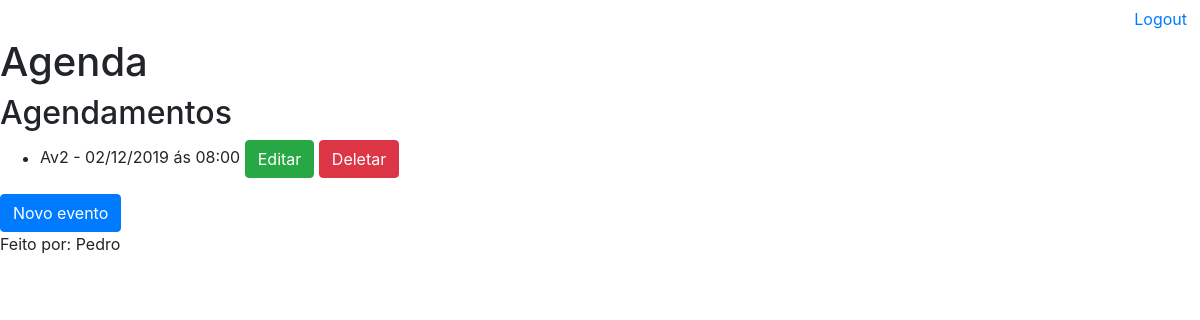
Before: /agenda/ (signed in) with the older database file.
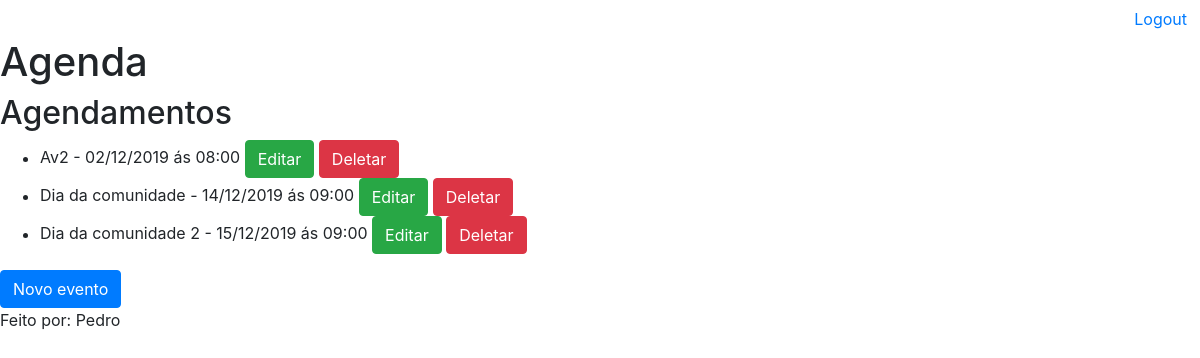
After: the same page with the newer database file.
### core/models.py (models this page shows, shortened)
class Eventos(models.Model):
    titulo = models.CharField(max_length=100)
    descricao = models.TextField(blank=True, null=True)
    dataEvento = models.DateTimeField(verbose_name='Data do Evento')
    dataCriacao = models.DateTimeField(auto_now=True,verbose_name='Data de Criação')
    local = models.CharField(max_length=100,verbose_name='Local', null=True)
    usuario = models.ForeignKey(User, on_delete=models.CASCADE)
    class Meta:
        db_table = 'evento'
    def getDataEvento(self):
        return self.dataEvento.strftime('%d/%m/%Y ás %H:%M')

### core/views.py (the view)
# urls.py: path('agenda/',views.listaEventos),
@login_required(login_url='/login/')
def listaEventos(request):
    user = request.user
    eventos = Eventos.objects.filter(usuario=user)
    dados = {'eventos':eventos}
    return render(request,'agenda.html',dados)

### templates/agenda.html
{% extends 'modelPage.html' %}
{% block content %}
    <h2>Agendamentos</h2>
    <ul>
        {% for evento in eventos %}
            <li>{{evento.titulo}} - {{evento.getDataEvento}}
                <a class="btn btn-success" href="evento/?id={{evento.id}}" role="button">Editar</a>
                <a class="btn btn-danger" href="evento/delete/{{evento.id}}/" role="button">Deletar</a>
            </li>
        {% endfor %}
    </ul>
    <a class="btn btn-primary" href="evento/" role="button">Novo evento</a>
{% endblock %}

Changed rows visible on the page:
added Eventos: titulo "Dia da comunidade", getDataEvento "14/12/2019 ás 09:00"
added Eventos: titulo "Dia da comunidade 2", getDataEvento "15/12/2019 ás 09:00"
